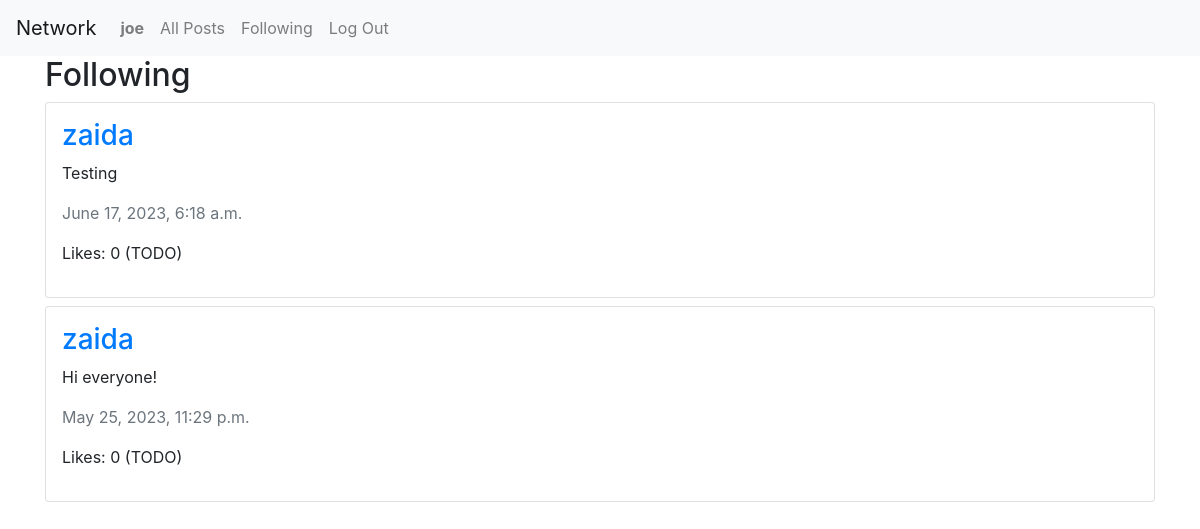
The page /following (signed in) on the database its author committed.
### network/models.py (models this page shows, shortened)
class User(AbstractUser):
    pass

class Post(models.Model):
    author = models.ForeignKey(User, on_delete=models.CASCADE, related_name='posts')
    body = models.CharField(max_length=255)
    timestamp = models.DateTimeField(auto_now_add=True)

### network/views.py (the view)
# urls.py: path('following', views.following, name="following"),
def following(request):
    current_user = User.objects.get(pk=request.user.id)
    followingUsers = Follow.objects.filter(follower=current_user)
    posts = Post.objects.all().order_by('id').reverse()
    followingPosts = []
    for post in posts:
        for person in followingUsers:
            if person.following == post.author:
                followingPosts.append(post)
    paginator = Paginator(followingPosts, 10)
    page_number = request.GET.get('page')
    page_obj = paginator.get_page(page_number)
    return render(request, "network/following.html", {
        'page_obj': page_obj
    })

### network/templates/network/following.html (shortened to what this page needs)
{% extends "network/layout.html" %} {% block body %}
<div class="container">
  <h2>Following</h2>
  <div id="all-posts">
    {% for post in page_obj %}
    <div class="card mb-2 p-3">
      <h3>
        <a href="{% url 'profile' user_id=post.author.id %}"
          >{{ post.author }}</a
        >
      </h3>
      <p>{{ post.body }}</p>
      <p class="text-secondary lh-1">{{ post.timestamp }}</p>
      <p>Likes: 0 (TODO)</p>
    </div>
    {% empty %}
    <h3>No posts available</h3>
    {% endfor %}
  </div>
</div>
{% endblock %}

### network/templates/network/layout.html (shortened to what this page needs)
{% load static %}
<!DOCTYPE html>
<html lang="en">
  <head>
    <link
      rel="stylesheet"
      href="https://stackpath.bootstrapcdn.com/bootstrap/4.4.1/css/bootstrap.min.css"
    />
    <link href="{% static 'network/styles.css' %}" rel="stylesheet" />
  </head>
  <body>
    <nav class="navbar navbar-expand-lg navbar-light bg-light">
      <a class="navbar-brand" href="#">Network</a>
      <div>
        <ul class="navbar-nav mr-auto">
          {% if user.is_authenticated %}
          <li class="nav-item">
            <a class="nav-link" href="{% url 'profile' user_id=user.id %}"
              ><strong>{{ user.username }}</strong></a
            >
          </li>
          {% endif %}
          <li class="nav-item">
            <a class="nav-link" href="{% url 'index' %}">All Posts</a>
          </li>
          {% if user.is_authenticated %}
          <li class="nav-item">
            <a class="nav-link" href="{% url 'following' %}">Following</a>
          </li>
          <li class="nav-item">
            <a class="nav-link" href="{% url 'logout' %}">Log Out</a>
          </li>
          {% endif %}
        </ul>
      </div>
    </nav>
    <div class="body">{% block body %} {% endblock %}</div>
  </body>
</html>

### rows shown on the page
User: username "joe"
Post: author "zaida", body "Testing", timestamp "June 17, 2023, 6:18 a.m."
Post: author "zaida", body "Hi everyone!", timestamp "May 25, 2023, 11:29 p.m."
